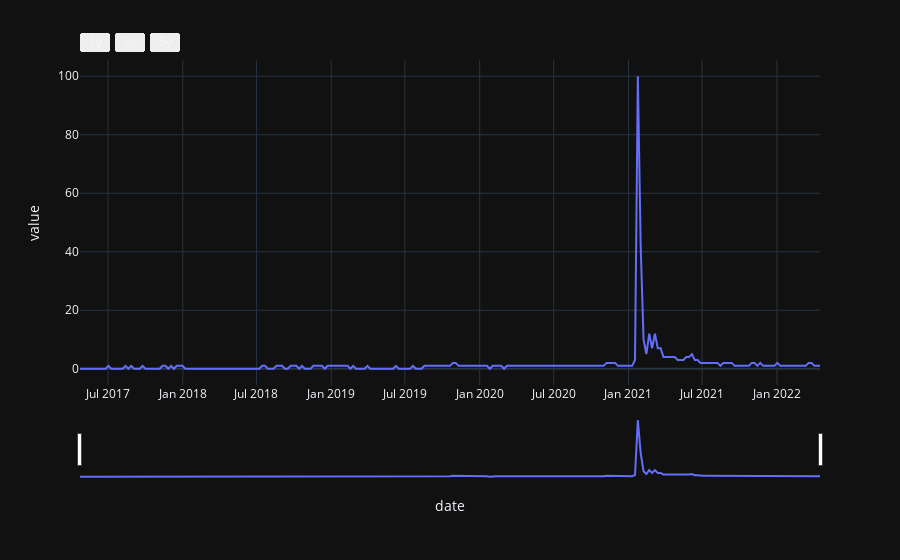

Notebook code for this chart:
### Code cell
#express to plot entire data
fig = px.line(df, x='date', y='value', template = 'plotly_dark')
#slider
fig.update_xaxes(
    rangeslider_visible = True,
    rangeselector = dict(
        buttons = list([
              dict(count=1, label='1y', step="year", stepmode="backward"),
              dict(count=2, label='2y', step="year", stepmode="backward"),
              dict(count=2, label='5y', step="year", stepmode="backward")
        ])
    )
)
fig.show()

### Figure 1 — Plotly figure (JSON) as saved in the notebook; plotly's stock layout.template omitted (floating-point values rounded to 4 significant figures; data arrays with more than 128 entries replaced by an {"elided": "..."} marker saying what was removed)
{"data": [{"hovertemplate": "date=%{x}<br>value=%{y}<extra></extra>", "legendgroup": "", "line": {"color": "#636efa", "dash": "solid"}, "marker": {"symbol": "circle"}, "mode": "lines", "name": "", "orientation": "v", "showlegend": false, "type": "scatter", "x": {"elided": "261 str values"}, "xaxis": "x", "y": {"elided": "261 int values"}, "yaxis": "y"}], "layout": {"legend": {"tracegroupgap": 0}, "margin": {"t": 60}, "xaxis": {"anchor": "y", "domain": [0, 1], "rangeselector": {"buttons": [{"count": 1, "label": "1y", "step": "year", "stepmode": "backward"}, {"count": 2, "label": "2y", "step": "year", "stepmode": "backward"}, {"count": 2, "label": "5y", "step": "year", "stepmode": "backward"}]}, "rangeslider": {"visible": true}, "title": {"text": "date"}}, "yaxis": {"anchor": "x", "domain": [0, 1], "title": {"text": "value"}}}}
